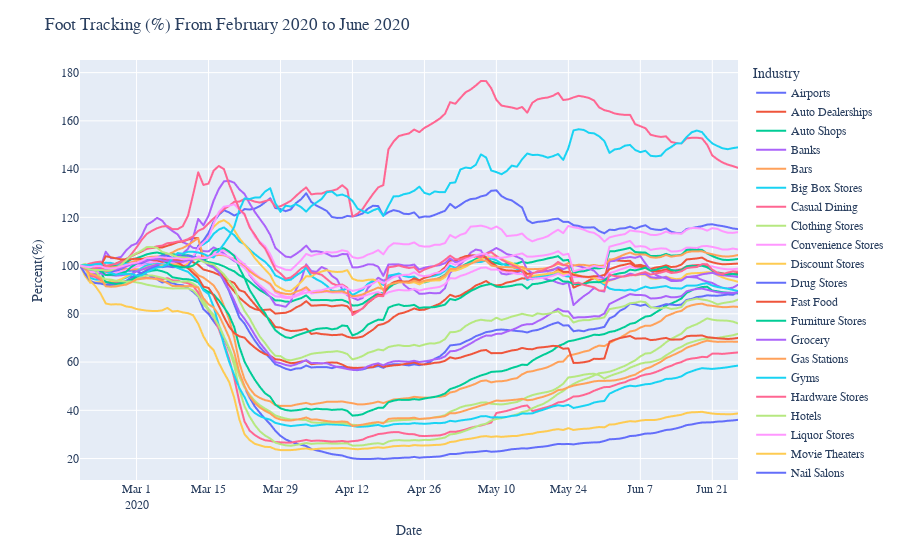

The notebook cell saved with this chart:
### Code cell
#Plot multiple categories - method from here: https://stackoverflow.com/questions/55822042/how-to-draw-a-multiple-line-chart-using-plotly-express
#df_melt = dma.melt(id_vars='Date', value_vars= list(dma.columns[1:]))
dma.columns

df_melt = dma.melt(id_vars='Date', value_vars=list(dma.columns)[1:])

df_melt = df_melt.rename(columns= {'variable': 'Industry'})
fig3 = px.line(df_melt, x='Date' , y='value' , color='Industry')
fig3.update_layout(title_text='Foot Tracking (%) From February 2020 to June 2020')
fig3.update_xaxes(title_text = 'Date')
fig3.update_yaxes(title_text = 'Percent(%)')
fig3.update_layout(
    font=dict(
        family="Barlow",
    )
)
fig3.show()

fig3.write_html("out/all_industries.html")
py.plot(fig3, filename='all_industries', auto_open=False)

### Figure 1 — Plotly figure (JSON) as saved in the notebook; plotly's stock layout.template omitted (floating-point values rounded to 4 significant figures; data arrays with more than 128 entries replaced by an {"elided": "..."} marker saying what was removed)
{"data": [{"hovertemplate": "Industry=Airports<br>Date=%{x}<br>value=%{y}<extra></extra>", "legendgroup": "Airports", "line": {"color": "#636efa", "dash": "solid"}, "mode": "lines", "name": "Airports", "showlegend": true, "type": "scattergl", "x": {"elided": "129 str values"}, "xaxis": "x", "y": {"elided": "129 float values"}, "yaxis": "y"}, {"hovertemplate": "Industry=Auto Dealerships<br>Date=%{x}<br>value=%{y}<extra></extra>", "legendgroup": "Auto Dealerships", "line": {"color": "#EF553B", "dash": "solid"}, "mode": "lines", "name": "Auto Dealerships", "showlegend": true, "type": "scattergl", "x": {"elided": "129 str values"}, "xaxis": "x", "y": {"elided": "129 float values"}, "yaxis": "y"}, {"hovertemplate": "Industry=Auto Shops<br>Date=%{x}<br>value=%{y}<extra></extra>", "legendgroup": "Auto Shops", "line": {"color": "#00cc96", "dash": "solid"}, "mode": "lines", "name": "Auto Shops", "showlegend": true, "type": "scattergl", "x": {"elided": "129 str values"}, "xaxis": "x", "y": {"elided": "129 float values"}, "yaxis": "y"}, {"hovertemplate": "Industry=Banks<br>Date=%{x}<br>value=%{y}<extra></extra>", "legendgroup": "Banks", "line": {"color": "#ab63fa", "dash": "solid"}, "mode": "lines", "name": "Banks", "showlegend": true, "type": "scattergl", "x": {"elided": "129 str values"}, "xaxis": "x", "y": {"elided": "129 float values"}, "yaxis": "y"}, {"hovertemplate": "Industry=Bars<br>Date=%{x}<br>value=%{y}<extra></extra>", "legendgroup": "Bars", "line": {"color": "#FFA15A", "dash": "solid"}, "mode": "lines", "name": "Bars", "showlegend": true, "type": "scattergl", "x": {"elided": "129 str values"}, "xaxis": "x", "y": {"elided": "129 float values"}, "yaxis": "y"}, {"hovertemplate": "Industry=Big Box Stores<br>Date=%{x}<br>value=%{y}<extra></extra>", "legendgroup": "Big Box Stores", "line": {"color": "#19d3f3", "dash": "solid"}, "mode": "lines", "name": "Big Box Stores", "showlegend": true, "type": "scattergl", "x": {"elided": "129 str values"}, "xaxis": "x", "y": {"elided": "129 float values"}, "yaxis": "y"}, {"hovertemplate": "Industry=Casual Dining<br>Date=%{x}<br>value=%{y}<extra></extra>", "legendgroup": "Casual Dining", "line": {"color": "#FF6692", "dash": "solid"}, "mode": "lines", "name": "Casual Dining", "showlegend": true, "type": "scattergl", "x": {"elided": "129 str values"}, "xaxis": "x", "y": {"elided": "129 float values"}, "yaxis": "y"}, {"hovertemplate": "Industry=Clothing Stores<br>Date=%{x}<br>value=%{y}<extra></extra>", "legendgroup": "Clothing Stores", "line": {"color": "#B6E880", "dash": "solid"}, "mode": "lines", "name": "Clothing Stores", "showlegend": true, "type": "scattergl", "x": {"elided": "129 str values"}, "xaxis": "x", "y": {"elided": "129 float values"}, "yaxis": "y"}, {"hovertemplate": "Industry=Convenience Stores<br>Date=%{x}<br>value=%{y}<extra></extra>", "legendgroup": "Convenience Stores", "line": {"color": "#FF97FF", "dash": "solid"}, "mode": "lines", "name": "Convenience Stores", "showlegend": true, "type": "scattergl", "x": {"elided": "129 str values"}, "xaxis": "x", "y": {"elided": "129 float values"}, "yaxis": "y"}, {"hovertemplate": "Industry=Discount Stores<br>Date=%{x}<br>value=%{y}<extra></extra>", "legendgroup": "Discount Stores", "line": {"color": "#FECB52", "dash": "solid"}, "mode": "lines", "name": "Discount Stores", "showlegend": true, "type": "scattergl", "x": {"elided": "129 str values"}, "xaxis": "x", "y": {"elided": "129 float values"}, "yaxis": "y"}, {"hovertemplate": "Industry=Drug Stores<br>Date=%{x}<br>value=%{y}<extra></extra>", "legendgroup": "Drug Stores", "line": {"color": "#636efa", "dash": "solid"}, "mode": "lines", "name": "Drug Stores", "showlegend": true, "type": "scattergl", "x": {"elided": "129 str values"}, "xaxis": "x", "y": {"elided": "129 float values"}, "yaxis": "y"}, {"hovertemplate": "Industry=Fast Food<br>Date=%{x}<br>value=%{y}<extra></extra>", "legendgroup": "Fast Food", "line": {"color": "#EF553B", "dash": "solid"}, "mode": "lines", "name": "Fast Food", "showlegend": true, "type": "scattergl", "x": {"elided": "129 str values"}, "xaxis": "x", "y": {"elided": "129 float values"}, "yaxis": "y"}, {"hovertemplate": "Industry=Furniture Stores<br>Date=%{x}<br>value=%{y}<extra></extra>", "legendgroup": "Furniture Stores", "line": {"color": "#00cc96", "dash": "solid"}, "mode": "lines", "name": "Furniture Stores", "showlegend": true, "type": "scattergl", "x": {"elided": "129 str values"}, "xaxis": "x", "y": {"elided": "129 float values"}, "yaxis": "y"}, {"hovertemplate": "Industry=Grocery<br>Date=%{x}<br>value=%{y}<extra></extra>", "legendgroup": "Grocery", "line": {"color": "#ab63fa", "dash": "solid"}, "mode": "lines", "name": "Grocery", "showlegend": true, "type": "scattergl", "x": {"elided": "129 str values"}, "xaxis": "x", "y": {"elided": "129 float values"}, "yaxis": "y"}, {"hovertemplate": "Industry=Gas Stations<br>Date=%{x}<br>value=%{y}<extra></extra>", "legendgroup": "Gas Stations", "line": {"color": "#FFA15A", "dash": "solid"}, "mode": "lines", "name": "Gas Stations", "showlegend": true, "type": "scattergl", "x": {"elided": "129 str values"}, "xaxis": "x", "y": {"elided": "129 float values"}, "yaxis": "y"}, {"hovertemplate": "Industry=Gyms<br>Date=%{x}<br>value=%{y}<extra></extra>", "legendgroup": "Gyms", "line": {"color": "#19d3f3", "dash": "solid"}, "mode": "lines", "name": "Gyms", "showlegend": true, "type": "scattergl", "x": {"elided": "129 str values"}, "xaxis": "x", "y": {"elided": "129 float values"}, "yaxis": "y"}, {"hovertemplate": "Industry=Hardware Stores<br>Date=%{x}<br>value=%{y}<extra></extra>", "legendgroup": "Hardware Stores", "line": {"color": "#FF6692", "dash": "solid"}, "mode": "lines", "name": "Hardware Stores", "showlegend": true, "type": "scattergl", "x": {"elided": "129 str values"}, "xaxis": "x", "y": {"elided": "129 float values"}, "yaxis": "y"}, {"hovertemplate": "Industry=Hotels<br>Date=%{x}<br>value=%{y}<extra></extra>", "legendgroup": "Hotels", "line": {"color": "#B6E880", "dash": "solid"}, "mode": "lines", "name": "Hotels", "showlegend": true, "type": "scattergl", "x": {"elided": "129 str values"}, "xaxis": "x", "y": {"elided": "129 float values"}, "yaxis": "y"}, {"hovertemplate": "Industry=Liquor Stores<br>Date=%{x}<br>value=%{y}<extra></extra>", "legendgroup": "Liquor Stores", "line": {"color": "#FF97FF", "dash": "solid"}, "mode": "lines", "name": "Liquor Stores", "showlegend": true, "type": "scattergl", "x": {"elided": "129 str values"}, "xaxis": "x", "y": {"elided": "129 float values"}, "yaxis": "y"}, {"hovertemplate": "Industry=Movie Theaters<br>Date=%{x}<br>value=%{y}<extra></extra>", "legendgroup": "Movie Theaters", "line": {"color": "#FECB52", "dash": "solid"}, "mode": "lines", "name": "Movie Theaters", "showlegend": true, "type": "scattergl", "x": {"elided": "129 str values"}, "xaxis": "x", "y": {"elided": "129 float values"}, "yaxis": "y"}, {"hovertemplate": "Industry=Nail Salons<br>Date=%{x}<br>value=%{y}<extra></extra>", "legendgroup": "Nail Salons", "line": {"color": "#636efa", "dash": "solid"}, "mode": "lines", "name": "Nail Salons", "showlegend": true, "type": "scattergl", "x": {"elided": "129 str values"}, "xaxis": "x", "y": {"elided": "129 float values"}, "yaxis": "y"}, {"hovertemplate": "Industry=Offices<br>Date=%{x}<br>value=%{y}<extra></extra>", "legendgroup": "Offices", "line": {"color": "#EF553B", "dash": "solid"}, "mode": "lines", "name": "Offices", "showlegend": true, "type": "scattergl", "x": {"elided": "129 str values"}, "xaxis": "x", "y": {"elided": "129 float values"}, "yaxis": "y"}, {"hovertemplate": "Industry=Pet Stores<br>Date=%{x}<br>value=%{y}<extra></extra>", "legendgroup": "Pet Stores", "line": {"color": "#00cc96", "dash": "solid"}, "mode": "lines", "name": "Pet Stores", "showlegend": true, "type": "scattergl", "x": {"elided": "129 str values"}, "xaxis": "x", "y": {"elided": "129 float values"}, "yaxis": "y"}, {"hovertemplate": "Industry=Salons/Barbershops<br>Date=%{x}<br>value=%{y}<extra></extra>", "legendgroup": "Salons/Barbershops", "line": {"color": "#ab63fa", "dash": "solid"}, "mode": "lines", "name": "Salons/Barbershops", "showlegend": true, "type": "scattergl", "x": {"elided": "129 str values"}, "xaxis": "x", "y": {"elided": "129 float values"}, "yaxis": "y"}, {"hovertemplate": "Industry=Shopping Malls<br>Date=%{x}<br>value=%{y}<extra></extra>", "legendgroup": "Shopping Malls", "line": {"color": "#FFA15A", "dash": "solid"}, "mode": "lines", "name": "Shopping Malls", "showlegend": true, "type": "scattergl", "x": {"elided": "129 str values"}, "xaxis": "x", "y": {"elided": "129 float values"}, "yaxis": "y"}, {"hovertemplate": "Industry=Trails<br>Date=%{x}<br>value=%{y}<extra></extra>", "legendgroup": "Trails", "line": {"color": "#19d3f3", "dash": "solid"}, "mode": "lines", "name": "Trails", "showlegend": true, "type": "scattergl", "x": {"elided": "129 str values"}, "xaxis": "x", "y": {"elided": "129 float values"}, "yaxis": "y"}, {"hovertemplate": "Industry=Warehouse Stores<br>Date=%{x}<br>value=%{y}<extra></extra>", "legendgroup": "Warehouse Stores", "line": {"color": "#FF6692", "dash": "solid"}, "mode": "lines", "name": "Warehouse Stores", "showlegend": true, "type": "scattergl", "x": {"elided": "129 str values"}, "xaxis": "x", "y": {"elided": "129 float values"}, "yaxis": "y"}, {"hovertemplate": "Industry=Wireless Carriers<br>Date=%{x}<br>value=%{y}<extra></extra>", "legendgroup": "Wireless Carriers", "line": {"color": "#B6E880", "dash": "solid"}, "mode": "lines", "name": "Wireless Carriers", "showlegend": true, "type": "scattergl", "x": {"elided": "129 str values"}, "xaxis": "x", "y": {"elided": "129 float values"}, "yaxis": "y"}, {"hovertemplate": "Industry=Veterinarians<br>Date=%{x}<br>value=%{y}<extra></extra>", "legendgroup": "Veterinarians", "line": {"color": "#FF97FF", "dash": "solid"}, "mode": "lines", "name": "Veterinarians", "showlegend": true, "type": "scattergl", "x": {"elided": "129 str values"}, "xaxis": "x", "y": {"elided": "129 float values"}, "yaxis": "y"}], "layout": {"font": {"family": "Barlow"}, "legend": {"title": {"text": "Industry"}, "tracegroupgap": 0}, "margin": {"t": 60}, "title": {"text": "Foot Tracking (%) From February 2020 to June 2020"}, "xaxis": {"anchor": "y", "domain": [0, 1], "title": {"text": "Date"}}, "yaxis": {"anchor": "x", "domain": [0, 1], "title": {"text": "Percent(%)"}}}}
